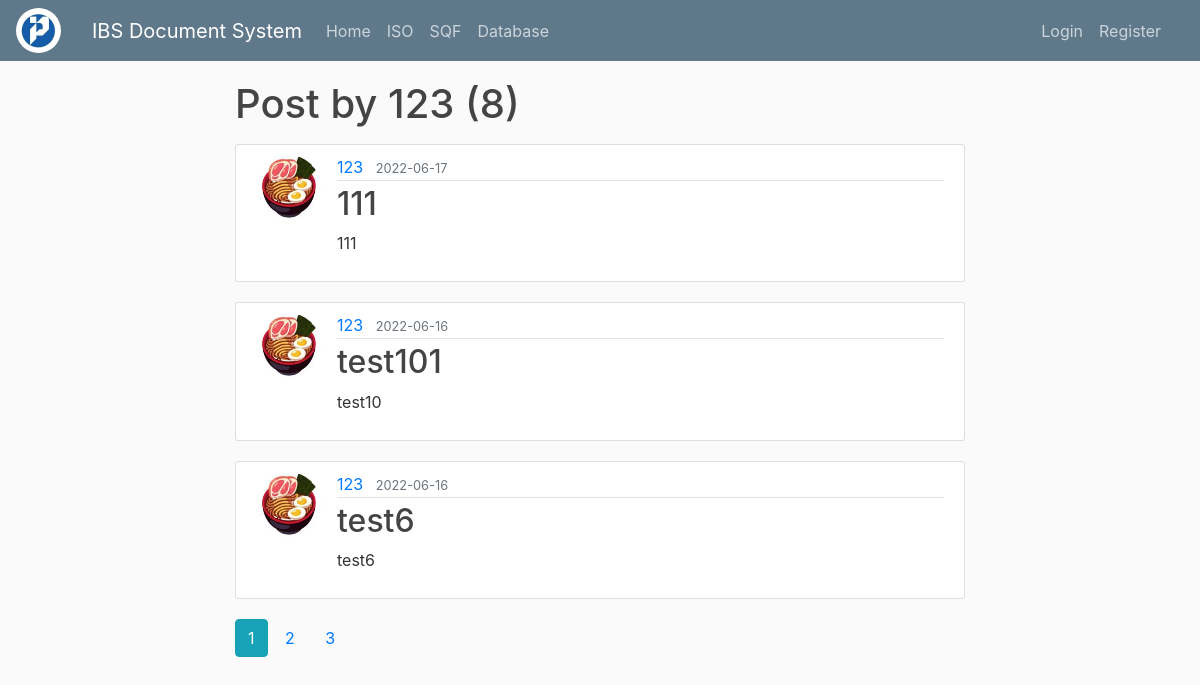
Page /user/123 on the committed database.
### flaskblog/models.py (models this page shows, shortened)
class User(db.Model, UserMixin):
    id = db.Column(db.Integer, primary_key=True)
    username = db.Column(db.String(20), unique=True, nullable=False)
    email = db.Column(db.String(120), unique=True, nullable=False)
    image_file = db.Column(db.String(20), nullable=False, default='default.jpg')
    password = db.Column(db.String(60), nullable=False)
    posts = db.relationship('Post', backref='author', lazy=True)

class Post(db.Model):
    id = db.Column(db.Integer, primary_key=True)
    title = db.Column(db.String(100), nullable=False)
    date_posted = db.Column(db.DateTime, nullable=False, default=datetime.utcnow)
    content = db.Column(db.Text, nullable=False)
    user_id = db.Column(db.Integer, db.ForeignKey('user.id'), nullable=False)

### flaskblog/users/routes.py (the view)
@users.route("/user/<string:username>")
def user_posts(username):
    page = request.args.get('page', 1, type=int)
    user = User.query.filter_by(username=username).first_or_404()
    posts = Post.query.filter_by(author=user) \
        .order_by(Post.date_posted.desc()) \
        .paginate(page=page, per_page=3)
    return render_template("user_posts.html", posts=posts, user=user)

### flaskblog/templates/user_posts.html (shortened to what this page needs)
{% extends "layout.html" %}
{%block content%}
  <h1  class="mb-3">Post by {{user.username}} ({{posts.total}})</h1>
    {% for post in posts.items %}
    <article class="media content-section">
    <img class="rounded-circle article-img" src="{{ url_for('static', filename='profile_pics/' + post.author.image_file) }}">
      <div class="media-body">
        <div class="article-metadata">
          <a class="mr-2" href="{{ url_for('users.user_posts', username=post.author.username) }}">{{ post.author.username }}</a>
          <small class="text-muted">{{ post.date_posted.strftime('%Y-%m-%d') }}</small>
        </div>
        <h2><a class="article-title" href="{{ url_for('posts.post', post_id=post.id) }}">{{ post.title }}</a></h2>
        <p class="article-content">{{ post.content }}</p>
      </div>
</article>
    {% endfor %}
    {% for page_num in posts.iter_pages() %}
        {%if page_num %}
            {%if posts.page == page_num %}
                <a class="btn btn-info mb-4" href="{{ url_for('users.user_posts', username=user.username, page=page_num) }}">{{ page_num }}</a>
            {% else %}
                <a class="btn mb-4" href="{{ url_for('users.user_posts', username=user.username, page=page_num) }}">{{ page_num }}</a>
            {% endif %}
        {% endif %}
    {% endfor %}
{% endblock content %}

### flaskblog/static/main.css (style rules this page uses)
body { background: #fafafa; color: #333333; margin-top: 5rem; }
h1, h2, h3, h4, h5, h6 { color: #444444; }
.content-section { background: #ffffff; padding: 10px 20px; border: 1px solid #dddddd; border-radius: 3px; margin-bottom: 20px; }
.article-title { color: #444444; }
.article-content { white-space: pre-line; }
.article-img { height: 65px; width: 65px; margin-right: 16px; }
.article-metadata { padding-bottom: 1px; margin-bottom: 4px; border-bottom: 1px solid #e3e3e3 }

### rows in the picture
User: username "123"
Post: image_file (picture), author.username "123", date_posted "2022-06-17", title "111", content "111"
Post: image_file (picture), author.username "123", date_posted "2022-06-16", title "test101", content "test10"
Post: image_file (picture), author.username "123", date_posted "2022-06-16", title "test6", content "test6"

### other values in the picture
{{ posts.total }} "8"
{{ page_num }} "1"
{{ page_num }} "2" "3"
